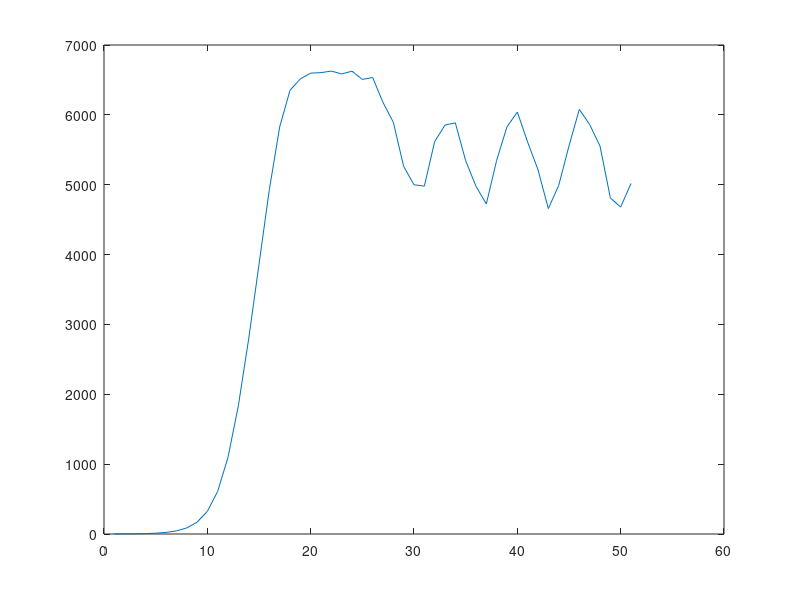

Here is the MATLAB script that generated this plot:
clear all
sz = 5; #size of mesh
beta = 0.6; #infection coeff.
gama = 0.2;  #recovery coeff.
tau = 0.2   #movement b/t nodes coeff.
I = zeros(sz);
I(1,1) = 1;   #initial condition for infection
S = floor(100.*(rand(sz)+1));  #initial suceptible people
N = I+S;  # population across grid

#For plotting
N_tot = sum(sum(N));  
I_tot = sum(sum(I));
S_tot = sum(sum(S));

dt = 1;
final_time = 50;
numsteps = final_time/dt


I_neibs = zeros(sz);
for t = 1:numsteps
    #Creating the Matrix for infected neighbors
    I_neibs(1,1) = I(1,2) + I(2,1);
    I_neibs(1,sz) = I(1,sz-1) + I(2,sz);
    I_neibs(sz,1) = I(sz,2) + I(sz-1,1);
    I_neibs(sz,sz) = I(sz-1,sz) + I(sz,sz-1);
    I_neibs(1,2:sz-1) = I(1,1:sz-2)+I(1,3:sz) + I(2,2:sz-1); 
    I_neibs(sz,2:sz-1) = I(sz,1:sz-2)+I(sz,3:sz) + I(sz-1,2:sz-1);
    I_neibs(2:sz-1,1) = I(1:sz-2,1)+I(3:sz,1) + I(2:sz-1,2);
    I_neibs(2:sz-1,sz) = I(1:sz-2,sz)+I(3:sz,sz) + I(2:sz-1,sz-1);
    for i = 2:sz-1
        for j = 2:sz-1
            I_neibs(i,j) = I(i+1,j) + I(i-1,j) + I(i,j+1) + I(i,j-1);
        end
    end
    
    #Solving the ODE
    dsdt = -beta.*(I.*S./N) + gama.*I - tau.*I_neibs;
    didt = beta.*(I.*S./N) - gama.*I +  tau.*I_neibs;
    I = I + didt.*dt
    S = N-I;
    
    #Make sure the system is clsoed

    
    #For plotting
    I_tot = [I_tot, sum(sum(I))];
    S_tot = [S_tot, sum(sum(S))];
end

plot(I_tot)